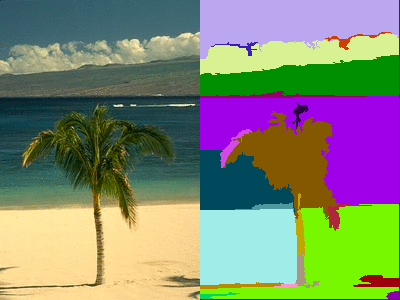
#> input picture images/superpixel.png, 400 x 300 px
$ python selective_search.py --image images/superpixel.png
#> lines starting #> are read from the running program, lines starting #| are printed output that depends on the picture
import argparse
import random
import time
import cv2

ap = argparse.ArgumentParser()
ap.add_argument("-i", "--image", required=True, help="path to the input image")
ap.add_argument("-m", "--method", type=str, default="fast", choices=["fast", "quality"], help="selective search method")
args = vars(ap.parse_args())

# load ảnh
image = cv2.imread(args["image"])
#> image is the input picture: shape (300, 400, 3); mean B, G, R 114.5, 136, 129.4

# khởi tạo OpenCV's selective search implementation và set the input image
ss = cv2.ximgproc.segmentation.createSelectiveSearchSegmentation()
ss.setBaseImage(image)

# Lựa chọn internal mode of operation của Selective search
if args["method"] == "fast":
    print("[INFO] using *fast* selective search")
    ss.switchToSelectiveSearchFast()

# otherwise we are using the *slower* but *more accurate* version
else:
    print("[INFO] using *quality* selective search")
    ss.switchToSelectiveSearchQuality()

# chạy selective search trên image đầu vào
start = time.time()
rects = ss.process()    # để thực hiện Selective search, trả về list of rectangles
end = time.time()

# Xem selective search chạy mất bao lâu
print("[INFO] selective search took {:.4f} seconds".format(end - start))
print("[INFO] {} tổng số region proposals".format(len(rects)))

# Vẽ ra các region proposals cho từng nhớm, do có nhiều proposals regions nên chia ra
for i in range(0, len(rects), 100):
    # copy ảnh ban đầu để vẽ
    clone = image.copy()

    # duyệt qua các regions proposals trong nhóm
    for (x, y, w, h) in rects[i:i + 100]:
        color = [random.randint(0, 255) for j in range(0, 3)]   # tạo color ngẫu nhiên
        cv2.rectangle(clone, (x, y), (x + w, y + h), color, 2)

    cv2.imshow("Output", clone)

    if cv2.waitKey(0) & 0xFF == ord("q"):   # nhấn "q" thì thoát ra luôn, nhấm phím khác nó quay lên vòng lặp
        break
#> this loop made 1 pass; (key q is pressed on pass 1)
#> pass 1, `cv2.imshow("Output", clone)`:
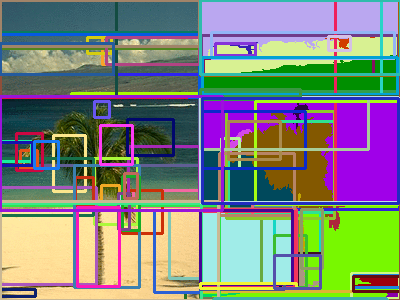
#> window 'Output': shape (300, 400, 3); mean B, G, R 124.5, 132.3, 127.1

"""
Một bức ảnh kích thước nhỏ, chạy chế độ 'fast' cần tới 7.5 seconds (i5-6300U, 8Gb Ram) để có thể trích xuất
các regions of proposals
"""
